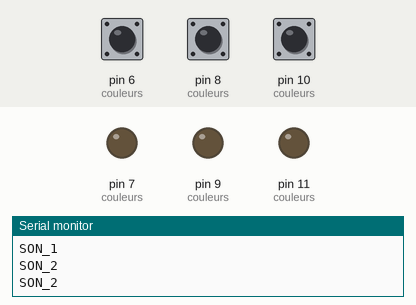
This sketch was run on a simulated Arduino Uno, built with avr-gcc and run on an emulated ATmega328P. Parts: output pins drawn as LEDs (lit = HIGH), the last lines printed to the serial monitor. The test bench sets the inputs (shaded band); at power-on: pin 8 (couleurs) HIGH, pin 10 (couleurs) HIGH, pin 6 (couleurs) HIGH. Random numbers use the default seed unless the sketch sets one.

Above: at 3.4 s.
3.5 s: pin 8 (couleurs) pulled LOW for 0.15 s
At 4.7 s:
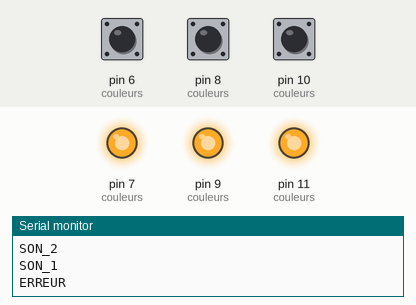
6.5 s: pin 8 (couleurs) pulled LOW for 3.2 s
At 11.1 s:
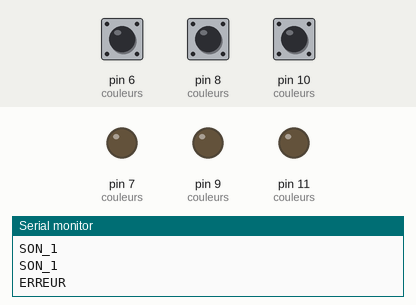
11.2 s: pin 10 (couleurs) pulled LOW for 3.2 s
At 18.0 s:
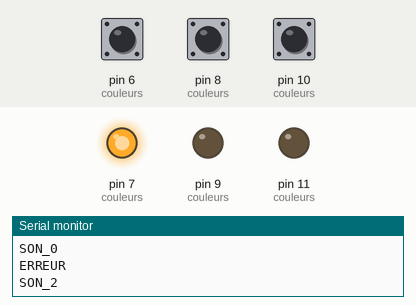
Timing chart, 0 to 20.3 s (numbered marks = the images above; inputs shaded):
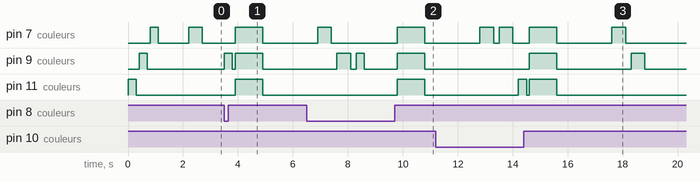

Measured:
- after the input at 3.5 s, pin 7 (couleurs), pin 11 (couleurs): LOW → HIGH after 0.40 s, → LOW 1.0 s later; pin 9 (couleurs): LOW → HIGH at once, → LOW 0.30 s later, → HIGH 0.10 s later, → LOW 1.0 s later
- after the input at 6.5 s, pin 11 (couleurs): LOW → HIGH after 3.3 s, → LOW 1.0 s later
- after the input at 11.2 s, pin 9 (couleurs): LOW → HIGH after 3.4 s, → LOW 1.0 s later, → HIGH 2.7 s later, → LOW 0.50 s later; pin 11 (couleurs): LOW → HIGH after 3.0 s, → LOW 0.30 s later, → HIGH 0.10 s later, → LOW 1.0 s later

The sketch:

super_simon.ino
```cpp
struct Couleur {
  int ledPin;
  int boutonPin;
};

// Mise à jour des pins selon les nouvelles valeurs
Couleur couleurs[3] = {
  {11, 10}, // LED1 ↔ Bouton1
  {9, 8},  // LED2 ↔ Bouton2
  {7, 6}    // LED3 ↔ Bouton3
};

const int maxSequence = 100;
int sequence[maxSequence];
int niveau = 1;  // Démarre à 1 pour commencer avec une séquence d'une LED

void setup() {
  Serial.begin(9600);

  // Initialisation des pins
  for (int i = 0; i < 3; i++) {
    pinMode(couleurs[i].ledPin, OUTPUT);
    pinMode(couleurs[i].boutonPin, INPUT_PULLUP);
  }

  introJeu();
  delay(1000);
  randomSeed(analogRead(0));
  niveau = 1;
  sequence[0] = random(0, 3);  // Commencer avec une seule étape
}

void loop() {
  montrerSequence();
  if (attendreReponse()) {
    delay(500);
    nouvelleEtape();
  } else {
    gameOver();
    niveau = 1;  // Réinitialiser au niveau 1 après une erreur
    delay(2000);
    nouvelleEtape();
  }
}

// === FONCTIONS DU JEU ===

void introJeu() {
  for (int i = 0; i < 3; i++) {
    digitalWrite(couleurs[i].ledPin, HIGH);
    Serial.println("SON_" + String(i));
    delay(300);
    digitalWrite(couleurs[i].ledPin, LOW);
    delay(100);
  }
}

void nouvelleEtape() {
  sequence[niveau] = random(0, 3); // Ajouter une nouvelle LED à la séquence
  niveau++; // Incrémenter le niveau pour ajouter un élément supplémentaire à la séquence
}

void montrerSequence() {
  for (int i = 0; i < niveau; i++) {
    int index = sequence[i];
    digitalWrite(couleurs[index].ledPin, HIGH);
    Serial.println("SON_" + String(index));  // Envoie du message pour jouer un son
    delay(500);
    digitalWrite(couleurs[index].ledPin, LOW);
    delay(200);
  }
}

bool attendreReponse() {
  for (int i = 0; i < niveau; i++) {
    int choix = attendreBouton();
    if (choix != sequence[i]) {
      return false;  // Si un choix est incorrect
    }
  }
  return true;  // Si l'utilisateur a bien suivi la séquence
}

int attendreBouton() {
  while (true) {
    for (int i = 0; i < 3; i++) {
      if (digitalRead(couleurs[i].boutonPin) == LOW) {  // Vérifier si un bouton est pressé
        digitalWrite(couleurs[i].ledPin, HIGH);
        Serial.println("SON_" + String(i));  // Envoie du message pour jouer un son
        delay(300);
        digitalWrite(couleurs[i].ledPin, LOW);

        while (digitalRead(couleurs[i].boutonPin) == LOW); // Attendre que le bouton soit relâché
        delay(100);
        return i;
      }
    }
  }
}

void gameOver() {
  // Allume toutes les LEDs en cas d'erreur
  for (int i = 0; i < 3; i++) {
    digitalWrite(couleurs[i].ledPin, HIGH);
  }
  Serial.println("ERREUR");  // Envoie un message d'erreur
  delay(1000);
  // Éteint toutes les LEDs
  for (int i = 0; i < 3; i++) {
    digitalWrite(couleurs[i].ledPin, LOW);
  }
}
```
